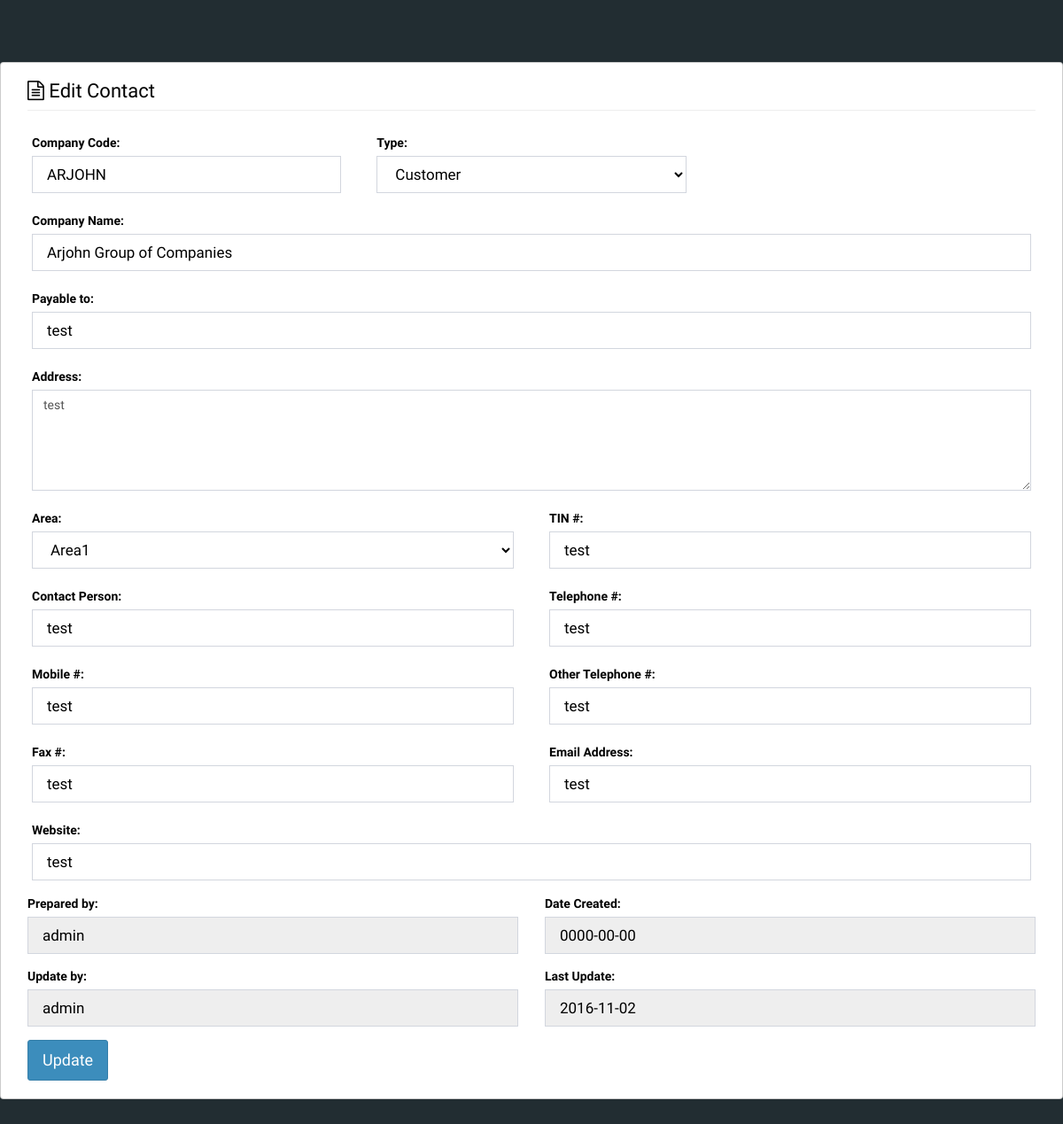
Screenshot of /contact/edit/1 with the database file from the repository.
### tables this page shows
CREATE TABLE `contact` (
  `contact_id` int(11) NOT NULL,
  `comp_code` varchar(250) DEFAULT NULL,
  `contact_type` varchar(250) DEFAULT NULL,
  `agent` varchar(250) DEFAULT NULL,
  `comp_name` varchar(250) DEFAULT NULL,
  `payable_to` varchar(250) DEFAULT NULL,
  `address` varchar(250) DEFAULT NULL,
  `area` varchar(250) DEFAULT NULL,
  `tin_num` varchar(250) DEFAULT NULL,
  `cont_pers` varchar(250) DEFAULT NULL,
  `telephone` varchar(250) DEFAULT NULL,
  `mob_no` varchar(250) DEFAULT NULL,
  `other_telephone` varchar(250) DEFAULT NULL,
  `fax_num` varchar(250) DEFAULT NULL,
  `email` varchar(250) DEFAULT NULL,
  `website` varchar(250) DEFAULT NULL,
  `prepared_by` varchar(250) DEFAULT NULL,
  `update_by` varchar(250) DEFAULT NULL,
  `prep_date` date DEFAULT NULL,
  `up_date` date DEFAULT NULL
);

### application/controllers/Contact.php (called while the page is built, shortened)
<?php
class Contact extends CI_Controller {
	public function __construct()
	{
		$this->load->database();
		$this->load->library(array('ion_auth','form_validation'));
		$this->load->helper(array('url','language'));
		$this->load->library('encryption');
	}
	function edit($id){
		$data['bcrumbs'] = "Edit Contacts";
		$data['title'] = "Contact";
		$data['contact_id'] = $id;
		$sql = "SELECT * FROM contact where contact_id = $id";
		$data['contact'] = $this->cm->get_statement($sql,1);
		$this->_render_page('contact/edit', $data);
	}
	public function _render_page($view, $data=null, $returnhtml=false)
	{
		$this->viewdata = (empty($data)) ? $this->data: $data;
		$this->load->view('layout/header', $this->viewdata);
		$view_html = $this->load->view($view, $this->viewdata, $returnhtml);
		$this->load->view('layout/footer', $this->viewdata);
	}
}

### index.php (called while the page is built, shortened)
<?php
require_once BASEPATH.'core/CodeIgniter.php';

### application/models/Common_model.php (called while the page is built, shortened)
<?php
class Common_model extends CI_Model {
	function get_statement($sql,$result){
		if($result == 1){
			return $this->db->query($sql)->row();
		}
	}
}

### application/helpers/my_helper.php (called while the page is built, shortened)
<?php
	function now($c=false){
		switch ($c) {
			default:
				return date("Y-m-d H:i:s");
		}
	}

### application/views/contact/edit.php (the view, shortened to what this page needs)
<div class="lucky888user">
<h2 class="page-header margin">
	<i class="fa fa-file-text-o" aria-hidden="true"> </i> Edit <?php echo $title;?>
</h2>
<div class="row">
	<div class="col-sm-12">
	</div>
</div>
	<form action="<?php echo base_url("contact/editcon")?>" method="POST">
		<div class="row">
			<section class="col-md-4">
				<div class="form-hover">
					<div class="form-group">
						<label for="comp_code">Company Code:</label>
						<input value="<?php echo $contact->comp_code?>" type="text" class="form-control l-login-input" name="comp_code" id="comp_code" placeholder="Company Code">
					</div>
				</div>
			</section>
			<section class="col-md-4">
				<div class="form-hover">
					<div class="form-group">
						<label for="contact_type">Type:</label>
						<select type="text" class="form-control l-login-input" name="contact_type"  id="contact_type" >
							<option value="Customer" <?php echo ($contact->contact_type=="Customer")?"Selected":""?>>Customer</option>
						</select>
					</div>
				</div>
			</section>
		</div>
		<div class="row">
			<section class="col-md-12">
				<div class="form-hover">
					<div class="form-group">
						<label for="comp_name">Company Name:</label>
						<input value="<?php echo $contact->comp_name?>" type="text" class="form-control l-login-input" name="comp_name" id="comp_name" placeholder="Company Name">
					</div>
				</div>
				<div id="payable_container">
					<div class="form-hover">
						<div class="form-group">
							<label for="payable_to">Payable to:</label>
							<input value="<?php echo $contact->payable_to?>" type="text" class="form-control l-login-input" name="payable_to" id="payable_to" placeholder="Payable to">
						</div>
					</div>
				</div>
				<div class="form-hover">
					<div class="form-group">
						<label for="address">Address:</label>
						<textarea class="form-control" rows="5" id="address" name="address"><?php echo $contact->address?></textarea>
					</div>
				</div>
			</section>
		</div>
		<div class="row">
			<div class="col-md-6" >
				<div class="form-hover">
					<div class="form-group">
						<label for="area">Area:</label>
						<select type="text" class="form-control l-login-input" name="area"  id="area" >
							<option value="Area1" <?php echo ($contact->area=="Area1")?"Selected":""?>>Area1</option>
						</select>
					</div>
				</div>
				<div class="form-hover">
					<div class="form-group">
						<label for="cont_pers">Contact Person:</label>
						<input value="<?php echo $contact->cont_pers?>" type="text" class="form-control l-login-input" name="cont_pers" id="cont_pers" placeholder="Contact Person">
					</div>
				</div>
				<div class="form-hover">
					<div class="form-group">
						<label for="mob_no">Mobile #:</label>
						<input value="<?php echo $contact->mob_no?>" type="text" class="form-control l-login-input" name="mob_no" id="mob_no" placeholder="Mobile #">
					</div>
				</div>
				<div class="form-hover">
					<div class="form-group">
						<label for="fax_num">Fax #:</label>
						<input value="<?php echo $contact->fax_num?>" type="text" class="form-control l-login-input" name="fax_num" id="fax_num" placeholder="Fax #">
					</div>
				</div>
			</div>
			<div class="col-md-6" >
				<div class="form-hover">
					<div class="form-group">
						<label for="tin_num">TIN #:</label>
						<input value="<?php echo $contact->tin_num?>" type="text" class="form-control l-login-input" name="tin_num" id="tin_num" placeholder="TIN #">
					</div>
				</div>
				<div class="form-hover">
					<div class="form-group">
						<label for="telephone">Telephone #:</label>
						<input value="<?php echo $contact->telephone?>" type="text" class="form-control l-login-input" name="telephone" id="telephone" placeholder="Telephone #">
					</div>
				</div>
				<div class="form-hover">
					<div class="form-group">
						<label for="other_telephone">Other Telephone #:</label>
						<input value="<?php echo $contact->other_telephone?>" type="text" class="form-control l-login-input" name="other_telephone" id="other_telephone" placeholder="Other Telephone #">
					</div>
				</div>
				<div class="form-hover">
					<div class="form-group">
						<label for="email">Email Address:</label>
						<input value="<?php echo $contact->email?>" type="text" class="form-control l-login-input" name="email" id="email" placeholder="Email">
					</div>
				</div>
			</div>
		</div>
		<div class="row">
			<section class="col-md-12">
				<div class="form-hover">
					<div class="form-group">
						<label for="website">Website:</label>
						<input value="<?php echo $contact->website?>" type="text" class="form-control l-login-input" name="website" id="website" placeholder="www.yourdomain.com">
					</div>
				</div>
			</section>
		</div>
		<div class="row">
			<div class="col-md-6">
				<div class="form-group">
					<label for="prepared_by">Prepared by:</label>
					<input value="<?php echo $contact->prepared_by?>" readonly type="text" class="form-control l-login-input" name="prepared_by" id="prepared_by" value="<?php echo $this->session->userdata('username')?>">
				</div>
				<div class="form-group">
					<label for="update_by">Update by:</label>
					<input value="<?php echo (empty($contact->update_by))?$contact->prepared_by:$contact->update_by ?>" readonly type="text" class="form-control l-login-input" name="update_by" id="update_by">
				</div>
			</div>
			<div class="col-md-6">
				<div class="form-group">
					<label for="prep_date">Date Created:</label>
					<input value="<?php echo $contact->prep_date?>" readonly type="text" class="form-control l-login-input" name="prep_date" id="prep_date" value="<?php echo now()?>">
				</div>
				<div class="form-group">
					<label for="up_date">Last Update:</label>
					<input value="<?php echo (empty($contact->up_date))?$contact->prep_date:$contact->up_date ?>" readonly type="text" class="form-control l-login-input" name="up_date" id="up_date">
				</div>
			</div>
		</div>
		<div class="row">
			<div class="col-md-12">
				<button type="Submit" name="Submit" class="btn btn-primary btn-lg hidden-xs" value="Update">Update</button>
			</div>
		</div>
	</form>
</div>
</div>

### assets/css/style.css (style rules this page uses)
body { font-family: OSReg,sans-serif;margin: 0;padding: 0; background: rgba(0,0,0,0.1); }
.margin { margin: 20px 0 20px !important; }
.l-login-input { border: 1px solid rgba(0, 0, 0, 0.2); border-radius: 4px; color: rgba(0, 0, 0, 1); display: block; font-size: 17px; height: 42px; margin-bottom: 12px; margin-left: auto; margin-right: auto; padding: 0 16px; box-shadow: 0 0px 0px rgba(0, 0, 0, 0) inset; }
.lucky888user { margin: 70px auto; border: 1px solid rgba(0, 0, 0, 0.2); border-radius: 4px; color: rgba(0, 0, 0, 1); padding: 0px 30px 20px 30px; background-color: rgba(255,255,255,1); }
.form-hover { background-color: transparent; padding: 5px 5px 1px 5px; border-radius: 5px; width: auto; }

### rows the page displays
contact: comp_code "ARJOHN", comp_name "Arjohn Group of Companies", payable_to "test", address "test", cont_pers "test", mob_no "test", fax_num "test", tin_num "test", telephone "test", other_telephone "test", email "test", website "test", prepared_by "admin", update_by "admin", prep_date "0000-00-00", up_date "2016-11-02"

### other values shown
$title "Contact"
